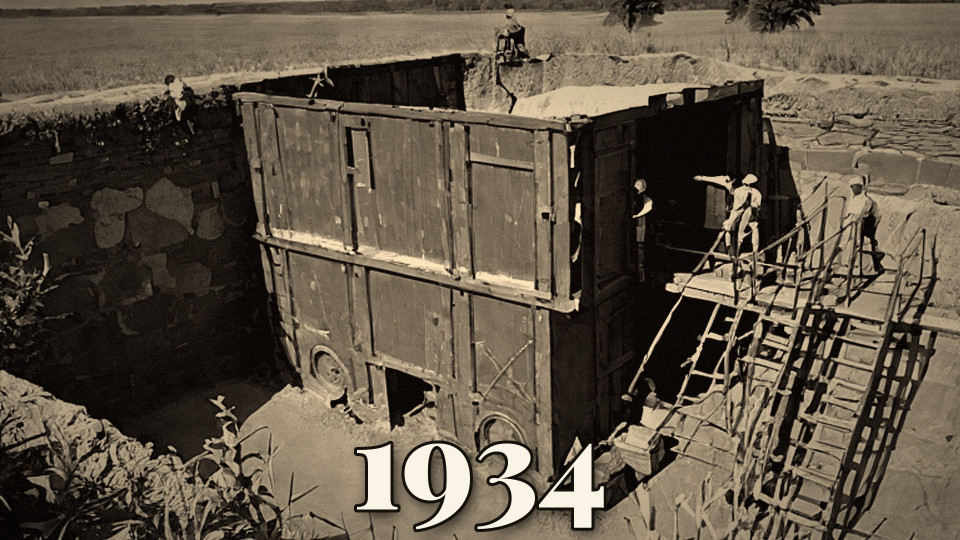
#> input picture mailtrain/thumbnail_1920x1080.jpg, 1920 x 1080 px (shown at 1/2 size)
$ python -i render.py   (imports and definitions only)
#> lines starting #> are read from the running program, lines starting #| are printed output that depends on the picture
"""Old-film renderer.
Reads plan/edl.json (list of shots in EDITED-audio time) and renders 1920x1080 25fps
black & white footage with a 1950s film look (grain, flicker, dust, scratches,
gate weave, vignette, soft contrast) plus slow camera moves on stills.

usage: python render.py edl.json out_dir --jobs 4          (renders parts + joins)
       python render.py edl.json out.png --still <sec>      (single frame preview)
"""
import json, sys, os, subprocess, math, random, collections
import numpy as np, cv2
sys_path_added = __import__("sys").path.insert(0, __import__("os").path.dirname(__file__))
import overlay as OV

W, H, FPS = 1920, 1080, 25
XF = 8  # crossfade frames between shots

# ---------------------------------------------------------------- film look
class Film:
    # [58 lines left out: functions __init__, apply, not called in this run]

    def weave_offset(self):
        self.weave = 0.85 * self.weave + self.rng.normal(0, 0.35, 2)
        return self.weave


# ---------------------------------------------------------------- sources
def load_still(path, crop=None):
#> called with path = '../thumbnail_1920x1080.jpg'
    im = cv2.imread(path, cv2.IMREAD_GRAYSCALE)
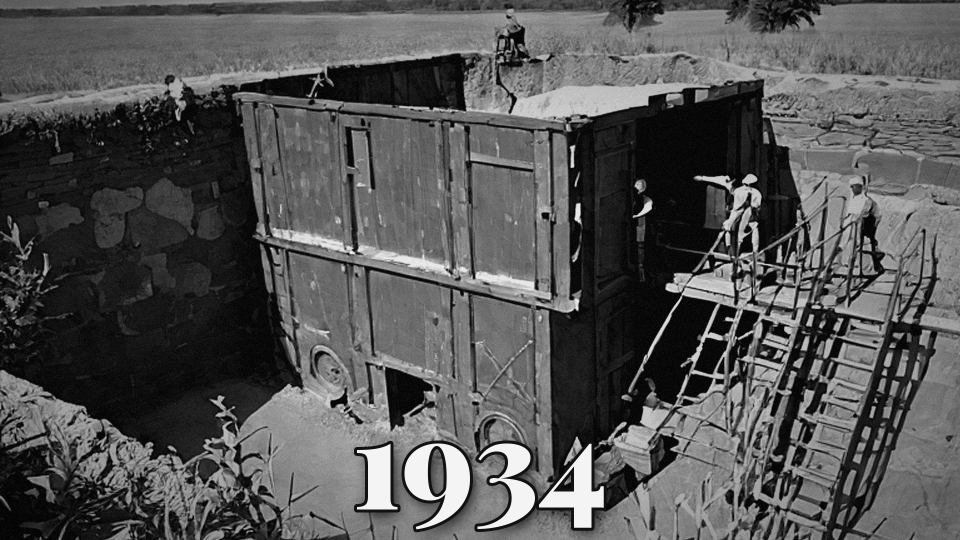
#> im: shape (1080, 1920) (shown at 1/2 size); min 0, max 253, mean 84.5
    if im is None:
        raise RuntimeError("cannot read " + path)
    if crop:
        h, w = im.shape
        x0, y0, x1, y1 = crop
        im = im[int(y0 * h):int(y1 * h), int(x0 * w):int(x1 * w)]
    im = im.astype(np.float32) / 255.0
    # auto levels (robust)
    lo, hi = np.percentile(im, [0.7, 99.6])
#> lo = 0; hi = 0.957
    if hi - lo > 0.15:
        im = np.clip((im - lo) / (hi - lo), 0, 1)
    # cover-fit to 1.12x the frame so we can move
    h, w = im.shape
#> h = 1080; w = 1920
    tw, th = int(W * 1.12), int(H * 1.12)
    s = max(tw / w, th / h)
#> s = 1.12
    nw, nh = int(math.ceil(w * s)), int(math.ceil(h * s))
#> nw = 2150; nh = 1210
    im = cv2.resize(im, (nw, nh), interpolation=cv2.INTER_CUBIC if s > 1 else cv2.INTER_AREA)
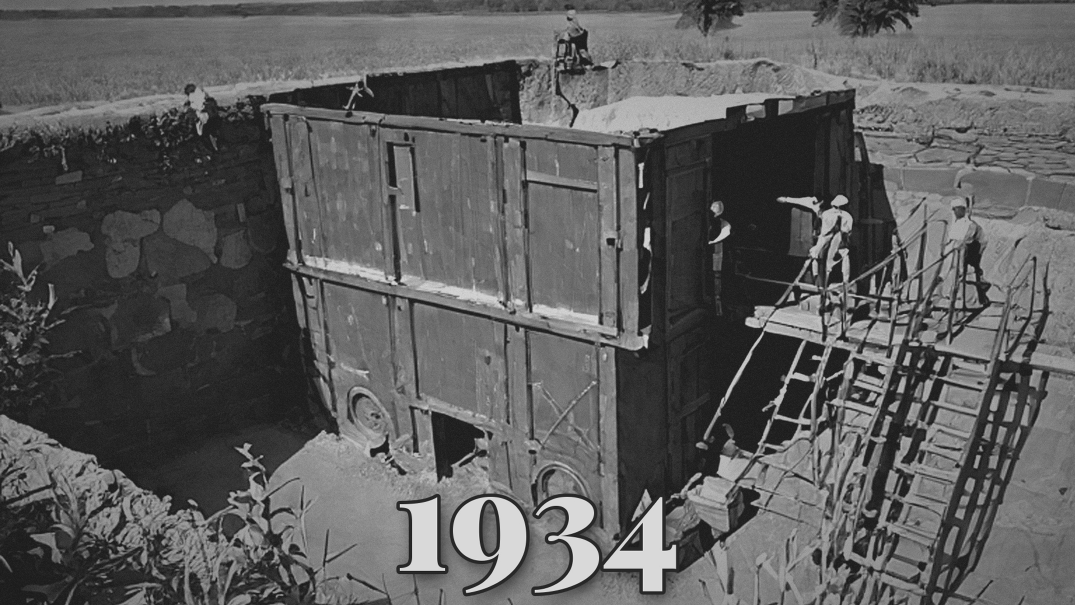
#> im: shape (1210, 2150) float32 (shown at 1/2 size); min -0.14, max 1.2, mean 0.346; drawn with min black and max white
    if s > 1.6:  # soften upscaled pixels, then restore some edge
        im = cv2.GaussianBlur(im, (0, 0), 0.6 * s / 2)
        bl = cv2.GaussianBlur(im, (0, 0), 3)
        im = np.clip(im + 0.5 * (im - bl), 0, 1)
    return im


# [97 lines left out: functions still_frames, video_frames, color_frames, shot_iter, sample, not called in this run]


# ---------------------------------------------------------------- render
_v = np.arange(256, dtype=np.float32) / 255
SEPIA = np.stack([np.clip(255 * (_v * 0.93 + 0.06 * _v ** 0.5 + 0.02), 0, 255),
                  np.clip(255 * (_v * 0.86 + 0.03), 0, 255),
                  np.clip(255 * (_v * 0.70 + 0.025), 0, 255)], 1).astype(np.uint8)  # RGB
_OVC = {}
# [92 lines left out: functions get_ov, finish, render_range, main, not called in this run]


# [2 lines not run here, left out]

>>> result = load_still('../thumbnail_1920x1080.jpg')
